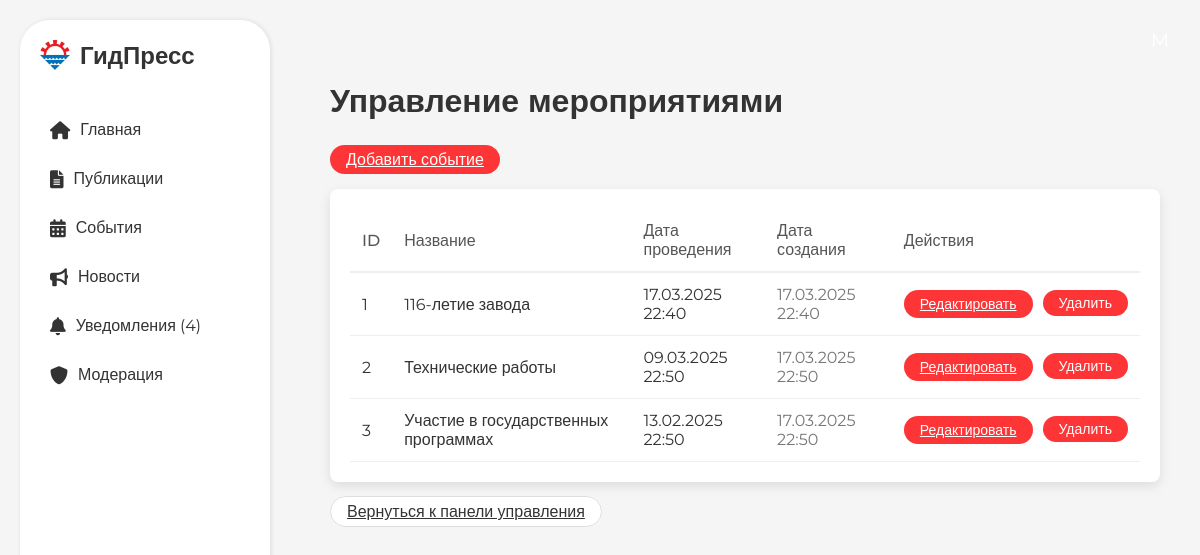
The page /moderate/events (signed in) on the database its author committed.
### application/models.py (models this page shows, shortened)
class Event(db.Model):
    id = db.Column(db.Integer, primary_key=True)
    title = db.Column(db.String(150), nullable=False)
    description = db.Column(db.Text, nullable=True)
    date = db.Column(db.DateTime, nullable=False)
    created_at = db.Column(db.DateTime, default=datetime.now)

### application/views/moderation.py (the view)
@moderation_bp.route("/moderate/events")
@login_required
@moderator_required('moderator')
def moderate_events():
    events = Event.query.order_by(Event.date.desc()).all()
    return render_template("moderation/events.html", events=events)

### application/views/auth.py (called while the page is built)
@login_manager.user_loader
def load_user(user_id):
    return User.query.get(int(user_id))

### application/templates/moderation/events.html (shortened to what this page needs)
{% extends 'base.html' %}
{% block content %}
<div class="home-container" style="max-width: 1200px; margin: 0 auto; padding: 40px 20px;">
    <h1 style="color: #333; margin-bottom: 30px; font-weight: 600;">Управление мероприятиями</h1>
    <div class="actions" style="margin-bottom: 20px;">
        <a href="{{ url_for('events.add_event') }}" class="ant-btn ant-btn-primary">
            Добавить событие
        </a>
    </div>
    <div class="events-table" style="background-color: #fff; padding: 20px; border-radius: 8px; box-shadow: 0 4px 12px rgba(0, 0, 0, 0.1);">
        <table style="width: 100%; border-collapse: collapse;">
            <thead>
                <tr>
                    <th style="padding: 12px; text-align: left; border-bottom: 2px solid #eee; color: #555; font-weight: 500;">ID</th>
                    <th style="padding: 12px; text-align: left; border-bottom: 2px solid #eee; color: #555; font-weight: 500;">Название</th>
                    <th style="padding: 12px; text-align: left; border-bottom: 2px solid #eee; color: #555; font-weight: 500;">Дата проведения</th>
                    <th style="padding: 12px; text-align: left; border-bottom: 2px solid #eee; color: #555; font-weight: 500;">Дата создания</th>
                    <th style="padding: 12px; text-align: left; border-bottom: 2px solid #eee; color: #555; font-weight: 500;">Действия</th>
                </tr>
            </thead>
            <tbody>
                {% for event in events %}
                <tr>
                    <td style="padding: 12px; border-bottom: 1px solid #eee; color: #333;">
                        {{ event.id }}
                    </td>
                    <td style="padding: 12px; border-bottom: 1px solid #eee; color: #333;">
                        {{ event.title }}
                    </td>
                    <td style="padding: 12px; border-bottom: 1px solid #eee; color: #333;">
                        {{ event.date.strftime('%d.%m.%Y %H:%M') }}
                    </td>
                    <td style="padding: 12px; border-bottom: 1px solid #eee; color: #777;">
                        {{ event.created_at.strftime('%d.%m.%Y %H:%M') }}
                    </td>
                    <td style="padding: 12px; border-bottom: 1px solid #eee;">
                        <div style="display: flex; gap: 10px;">
                            <a href="{{ url_for('events.edit_event', event_id=event.id) }}"
                               class="ant-btn ant-btn-primary" style="font-size: 14px;">
                                Редактировать
                            </a>
                            <form action="{{ url_for('events.delete_event', event_id=event.id) }}"
                                  method="POST"
                                  onsubmit="return confirm('Вы уверены, что хотите удалить это мероприятие?');"
                                  style="display: inline;">
                                <button type="submit" class="ant-btn ant-btn-danger" style="font-size: 14px;">
                                    Удалить
                                </button>
                            </form>
                        </div>
                    </td>
                </tr>
                {% endfor %}
            </tbody>
        </table>
    </div>
    <div style="margin-top: 20px;">
        <a href="{{ url_for('moderation.dashboard') }}" class="ant-btn ant-btn-default">
            Вернуться к панели управления
        </a>
    </div>
</div>
{% endblock %}

### application/templates/moderation/events.html (style rules this page uses)
.ant-btn { padding: 5px 16px; border-radius: 30px; cursor: pointer; transition: all 0.3s; border: none; font-weight: 500; }
.ant-btn-primary { background-color: #FD3536; color: #fff; padding: 5px 16px; }
.ant-btn-danger { background-color: #FD3536; color: #fff; }
.ant-btn-default { background-color: #fff; border: 1px solid #ddd; color: #333; }

### rows shown on the page
Event: id "1", title "116-летие завода", date "17.03.2025 22:40", created_at "17.03.2025 22:40"
Event: id "2", title "Технические работы", date "09.03.2025 22:50", created_at "17.03.2025 22:50"
Event: id "3", title "Участие в государственных программах", date "13.02.2025 22:50", created_at "17.03.2025 22:50"

### other values the page prints
{{ '(' }} "("
{{ ')' }} ")"
